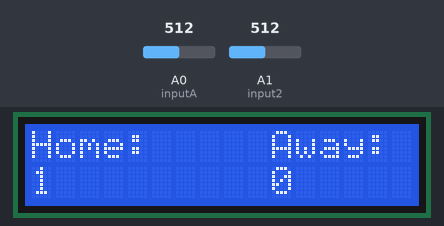
The sketch below on a simulated Arduino Uno, built with avr-gcc and run on an emulated ATmega328P. Shown: 16×2 character LCD. Inputs (shaded band) come from the test bench; at power-on: A1 (input2) = 512, A0 (inputA) = 512.

Above: at 1.2 s.
1.3 s: A1 (input2) set to 860
At 3.8 s:
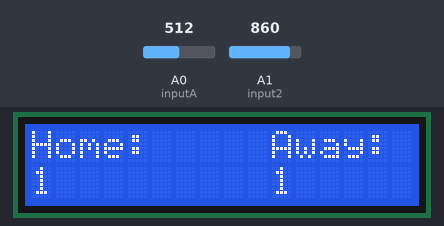
4.3 s: A1 (input2) set to 840
At 6.8 s:
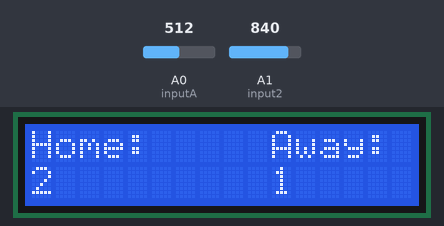
7.1 s: A1 (input2) set to 900
At 8.9 s:
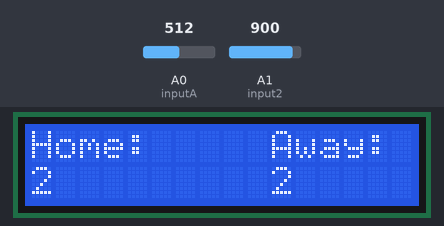
Timing chart, 0 to 10.4 s (numbered marks = the images above; inputs shaded):
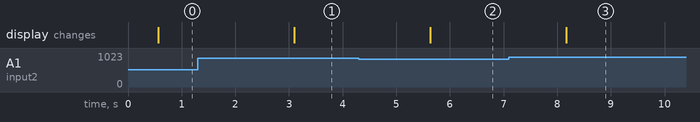

Measured:
- after the input at 1.3 s, the display: changes after 1.8 s (image 1)
- after the input at 4.3 s, the display: changes after 1.3 s (image 2)

The sketch:

Lcd_Example.ino
```cpp
#include <LiquidCrystal.h>
LiquidCrystal lcd(12,11,5,4,3,2);
int homeS = 0;
int awayS = 0;
int input = 8;
int lightSrc = 1;
int input2 = A1;
int inputA = A0;
boolean chanRec = false;
int counter = 0;
void setup() {
  // put your setup code here, to run once:
  pinMode(input, INPUT);
  pinMode(input2, INPUT);
  pinMode(inputA, INPUT);
  pinMode(lightSrc, OUTPUT);
  Serial.begin(9600);
  lcd.begin(16,2);
  lcd.setCursor(0,0);
  lcd.print("Home: ");
  lcd.setCursor(10, 0);
  lcd.print("Away: ");
}
// 0 1 2 3 4 5 6 7 8 9 10 11 12 13 14 15

void loop() {

  // put your main code here, to run repeatedly:
  if(counter>=40){
    chanRec=false;
    counter=0;
  }

  //Serial.println(digitalRead(input));

  if(analogRead(input2)<=850&&!chanRec){
    chanRec = true;
    homeScore();
  }


  if(analogRead(inputA)<=850&&!chanRec){
    chanRec = true;
    awayScore();
  }
  updateScore();
  counter++;
  delay(50);
}
void updateScore(){
  //Serial.println(homeS);
  lcd.setCursor(0,1);
  lcd.print(homeS);
  lcd.setCursor(10,1);
  lcd.print(awayS);
}
void homeScore(){
  flash();
  chanRec = true;
  homeS++;

}
void awayScore(){
  flash();
  chanRec=true;
  awayS++;

}
void flash(){
  for(int i = 0; i< 20; i++){
    if(i%2==0){
      digitalWrite(lightSrc, HIGH);
    }
    else
      digitalWrite(lightSrc, LOW);

    delay(25);
  }

}
```
